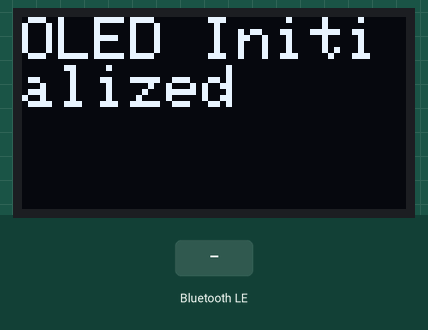
This sketch was run on a simulated ESP32. On the bench: 128×64 one-colour display. Inputs (shaded band) come from the test bench. Random numbers use the default seed unless the sketch sets one; nothing arrives over Bluetooth unless stated; a phone connects over Bluetooth LE 3 s after start; what the sketch prints to the serial monitor is not drawn.

Above: at 1.1 s.
At 6.2 s:
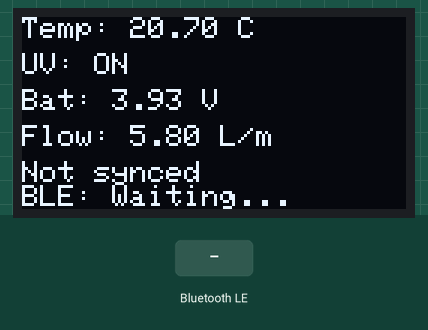
6.3 s: Bluetooth LE write "5" received
At 8.4 s:
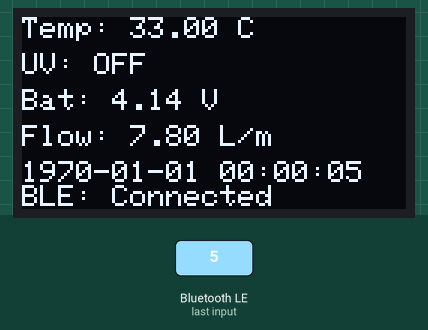
10.1 s: Bluetooth LE write "0" received
At 13.2 s:
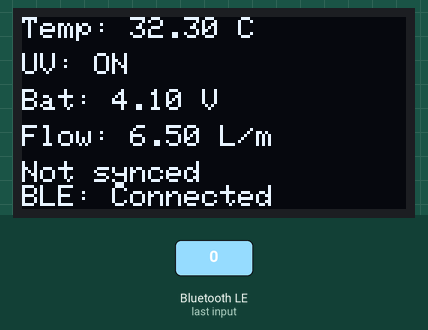
Timing chart, 0 to 14.7 s (numbered marks = the images above; inputs shaded):
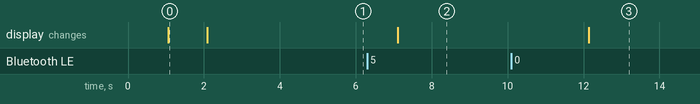

The sketch:

BLE.ino
```cpp
#include <ArduinoJson.h>
#include <BLEDevice.h>
#include <BLEServer.h>
#include <BLEUtils.h>
#include <BLE2902.h>
#include <Wire.h>
#include <Adafruit_GFX.h>
#include <Adafruit_SSD1306.h>

// OLED CONFIG
#define SCREEN_WIDTH 128
#define SCREEN_HEIGHT 64
#define OLED_RESET -1
#define I2C_SDA 21
#define I2C_SCL 22

Adafruit_SSD1306 display(SCREEN_WIDTH, SCREEN_HEIGHT, &Wire, OLED_RESET);

// BLE CONFIG
BLEServer* pServer = nullptr; // global pointer for server
BLECharacteristic *pCharacteristic;
BLECharacteristic *pTimeSyncCharacteristic;
BLECharacteristic *pAuthCharacteristic;
bool deviceConnected = false;
bool authorized = false;
unsigned long syncedTime = 0;
unsigned long lastSyncMillis = 0;

#define SERVICE_UUID        "12345678-1234-1234-1234-123456789abc"
#define CHARACTERISTIC_UUID "abcd1234-5678-1234-5678-123456789abc"
#define TIME_SYNC_UUID      "11223344-5566-7788-99aa-bbccddeeff00"
#define AUTH_KEY_UUID       "fedcba98-7654-3210-fedc-ba9876543210"

// Your private key for authorization (change to your key)
const char expectedKey[] = "mysecretkey123";

// BLE Callbacks for Time Sync
class TimeSyncCallbacks : public BLECharacteristicCallbacks {
  void onWrite(BLECharacteristic *pCharacteristic) override {
    std::string value = pCharacteristic->getValue();
    if (value.length() > 0) {
      syncedTime = atol(value.c_str());
      lastSyncMillis = millis();
      Serial.print("Time synced from phone: ");
      Serial.println(syncedTime);
    }
  }
};

// BLE Callbacks for Authorization Key
class AuthKeyCallbacks : public BLECharacteristicCallbacks {
  void onWrite(BLECharacteristic *pCharacteristic) override {
    std::string value = pCharacteristic->getValue();
    String receivedKey = String(value.c_str());

    Serial.print("Received auth key: ");
    Serial.println(receivedKey);

    if (receivedKey == String(expectedKey)) {
      authorized = true;
      Serial.println("Authorization successful!");
    } else {
      authorized = false;
      Serial.println("Authorization failed!");
      if (pServer) {
        pServer->disconnect(0);
      }
    }
  }
};

// BLE Server Callbacks
class MyServerCallbacks: public BLEServerCallbacks {
  void onConnect(BLEServer* pServer) override {
    deviceConnected = true;
    authorized = false; // Reset authorization on new connection
    Serial.println("Client connected!");
  }

  void onDisconnect(BLEServer* pServer) override {
    deviceConnected = false;
    authorized = false;
    Serial.println("Client disconnected!");
    BLEDevice::startAdvertising();
    Serial.println("Advertising restarted after disconnect");
  }
};

// Time Helpers
unsigned long getCurrentTime() {
  if (syncedTime == 0) return 0;
  unsigned long elapsedSeconds = (millis() - lastSyncMillis) / 1000;
  return syncedTime + elapsedSeconds;
}

void formatTimestamp(char* buffer, size_t bufferSize) {
  unsigned long currentTime = getCurrentTime();
  if (currentTime == 0) {
    snprintf(buffer, bufferSize, "Not synced");
    return;
  }
  time_t rawtime = currentTime;
  struct tm *timeinfo = localtime(&rawtime);
  strftime(buffer, bufferSize, "%Y-%m-%d %H:%M:%S", timeinfo);
}

void setup() {
  Serial.begin(115200);
  delay(1000);

  // Timezone
  setenv("TZ", "IST-5:30", 1);
  tzset();

  // OLED INIT
  Wire.begin(I2C_SDA, I2C_SCL);
  if(!display.begin(SSD1306_SWITCHCAPVCC, 0x3C)) {
    Serial.println(F("SSD1306 allocation failed"));
    for(;;);
  }
  display.clearDisplay();
  display.setTextSize(2);
  display.setTextColor(SSD1306_WHITE);
  display.setCursor(0,0);
  display.println("OLED Initialized");
  display.display();
  delay(1000);

  // BLE INIT
  BLEDevice::init("Smart Bottle");
  pServer = BLEDevice::createServer();
  pServer->setCallbacks(new MyServerCallbacks());

  BLEService *pService = pServer->createService(SERVICE_UUID);

  pCharacteristic = pService->createCharacteristic(
                      CHARACTERISTIC_UUID,
                      BLECharacteristic::PROPERTY_NOTIFY
                    );

  pCharacteristic->addDescriptor(new BLE2902());

  pTimeSyncCharacteristic = pService->createCharacteristic(
                              TIME_SYNC_UUID,
                              BLECharacteristic::PROPERTY_WRITE
                            );
  pTimeSyncCharacteristic->setCallbacks(new TimeSyncCallbacks());

  pAuthCharacteristic = pService->createCharacteristic(
                          AUTH_KEY_UUID,
                          BLECharacteristic::PROPERTY_WRITE
                        );
  pAuthCharacteristic->setCallbacks(new AuthKeyCallbacks());

  pService->start();
  BLEAdvertising *pAdvertising = BLEDevice::getAdvertising();
  pAdvertising->addServiceUUID(SERVICE_UUID);
  pAdvertising->start();

  Serial.println("Waiting for a client...");
}

void loop() {
  float temp = random(200, 400) / 10.0;
  int uvCycle = random(0, 2); // Example: 0 = off, 1 = on
  float battery = random(370, 420) / 100.0; // Example: 3.7V to 4.2V
  float flow = random(0, 100) / 10.0; // Example: 0.0 to 10.0 L/min

  char ts[25];
  formatTimestamp(ts, sizeof(ts));

  if (deviceConnected && authorized) {
    StaticJsonDocument<256> doc;
    doc["t"] = temp;
    doc["uv"] = uvCycle;
    doc["bat"] = battery;
    doc["flow"] = flow;
    doc["ts"] = ts;

    String jsonStr;
    serializeJson(doc, jsonStr);
    jsonStr += "\n";

    pCharacteristic->setValue(jsonStr.c_str());
    pCharacteristic->notify();

    Serial.println("Sent: " + jsonStr);
  }

  // OLED DISPLAY
  display.clearDisplay();
  display.setTextSize(1);
  display.setCursor(0,0);
  display.print("Temp: ");
  display.print(temp);
  display.println(" C");

  display.setCursor(0, 12);
  display.print("UV: ");
  display.println(uvCycle ? "ON" : "OFF");

  display.setCursor(0, 24);
  display.print("Bat: ");
  display.print(battery);
  display.println(" V");

  display.setCursor(0, 36);
  display.print("Flow: ");
  display.print(flow);
  display.println(" L/m");

  display.setCursor(0, 48);
  display.println(ts);

  display.setCursor(0, 56);
  if (deviceConnected) display.println("BLE: Connected");
  else display.println("BLE: Waiting...");

  display.display();

  delay(5000);
}
```

Measured:
- what the display in image 0 shows lasts 1.0 s, from 1.1 s to 2.1 s
